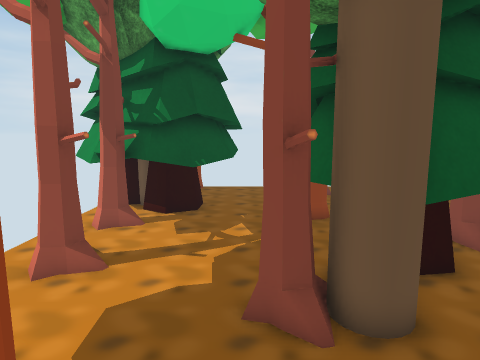
[1] (above)

24 first-person views from a walk through a scene from a Unity 3-D project. The camera is 1.5 m above the floor, tilts 8° down and sees 75° across. The floor is counted in squares, 0.47 m on a side. Each view is taken from the middle of a square. On the plan, view 1 faces up. The plan holds only what a view shows up to about 20 squares ahead; the rest is blank. The place goes on beyond the plan. Some trees and plants on the terrain are drawn as simple stand-ins. The player character is not drawn.

[2]
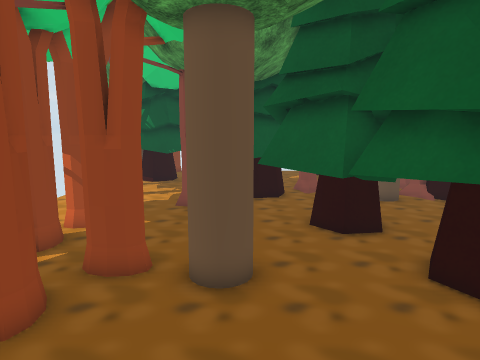

[3]
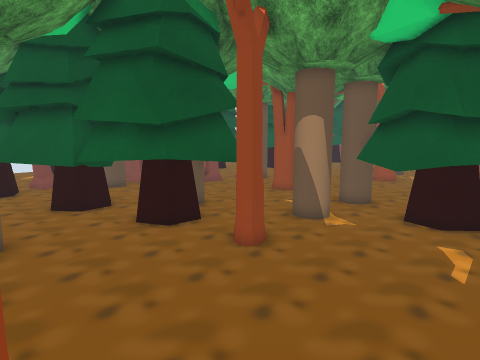

[4]
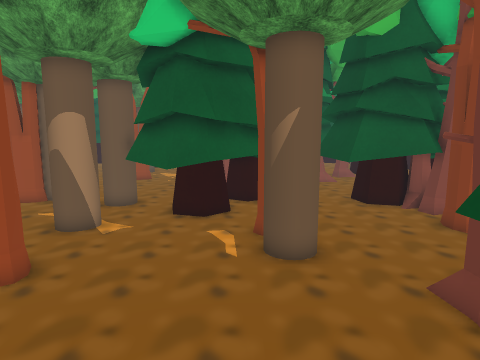

[5]
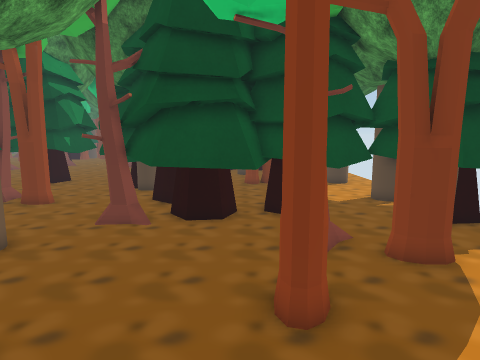

[6]
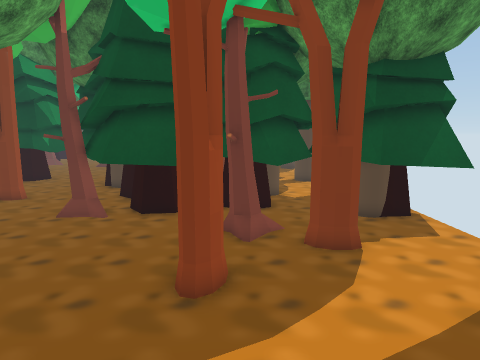

[7]
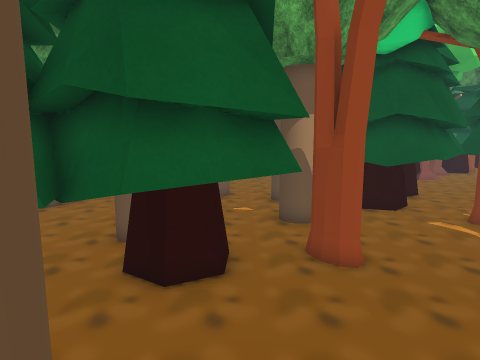

[8]
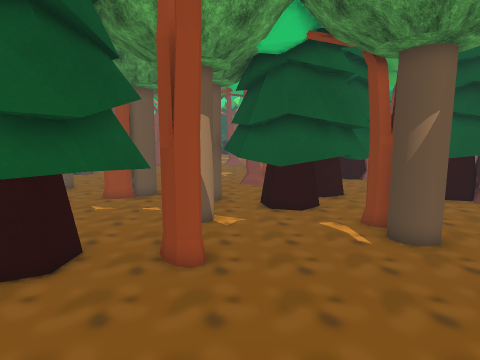

[9]
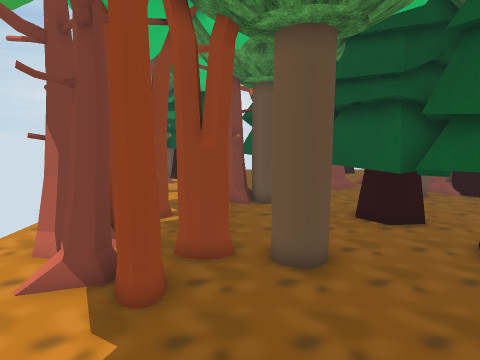

[10]
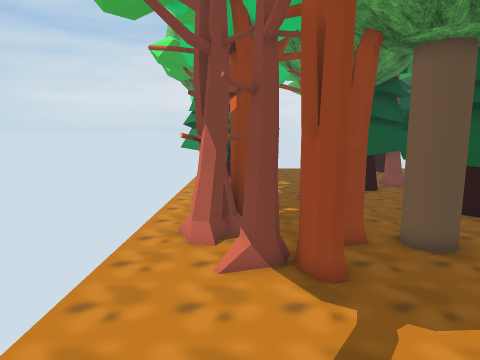

[11]
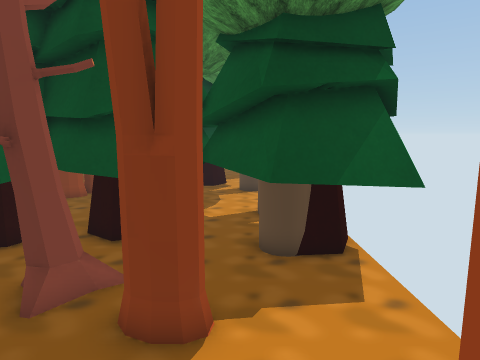

[12]
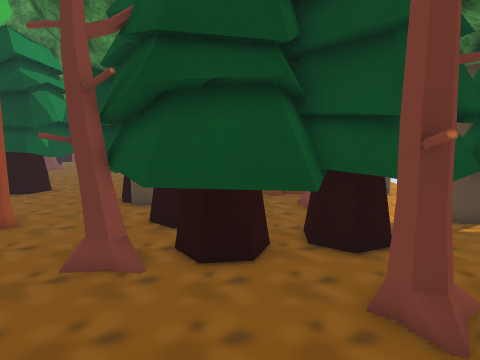

[13]
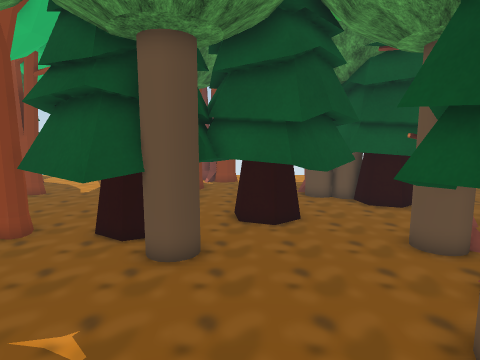

[14]
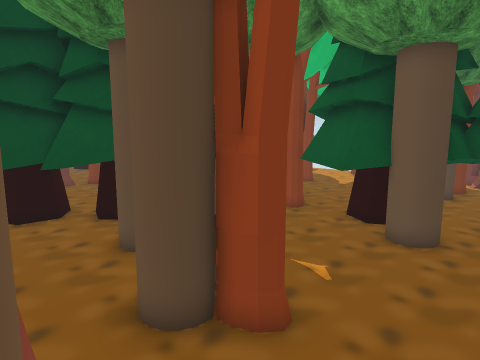

[15]
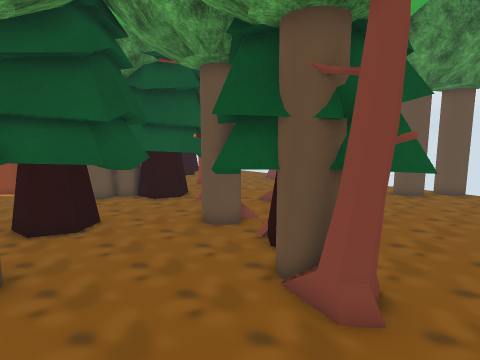

[16]
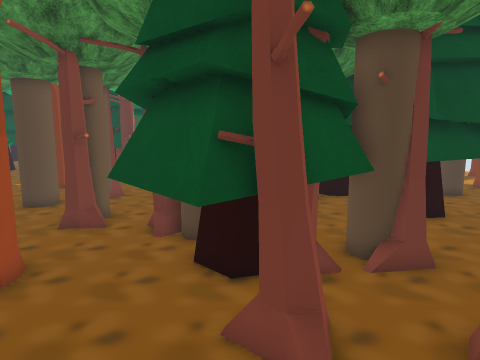

[17]
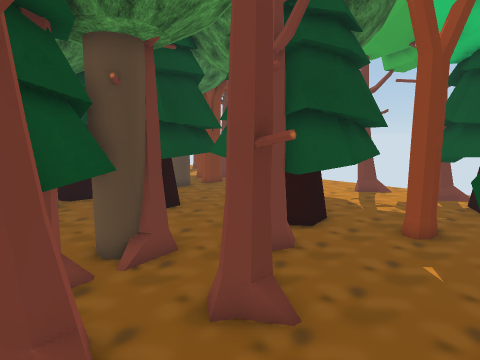

[18]
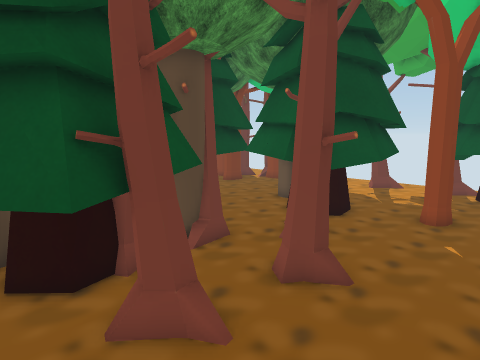

[19]
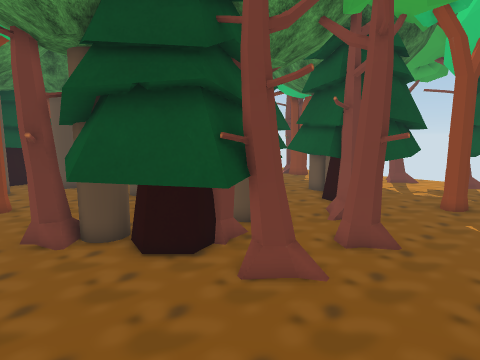

[20]
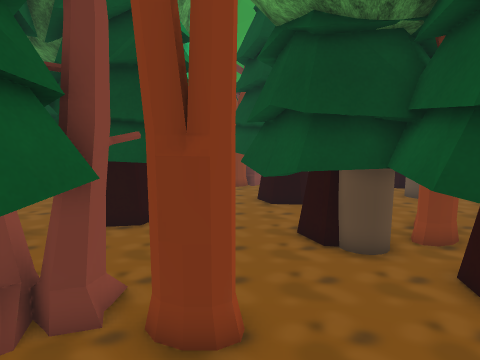

[21]
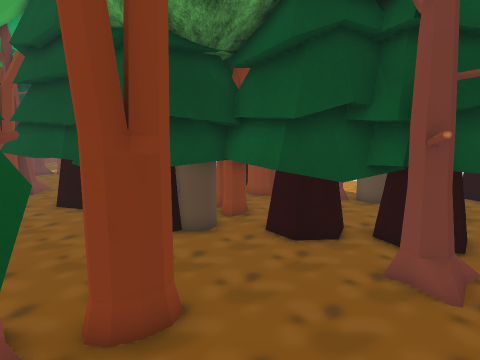

[22]
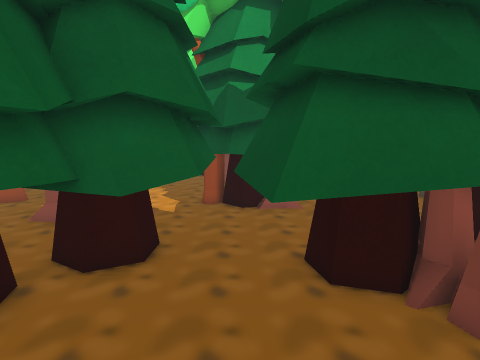

[23]
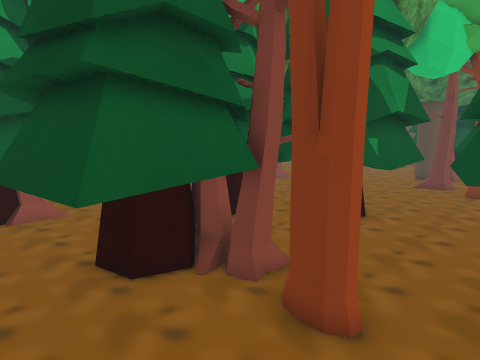

[24]
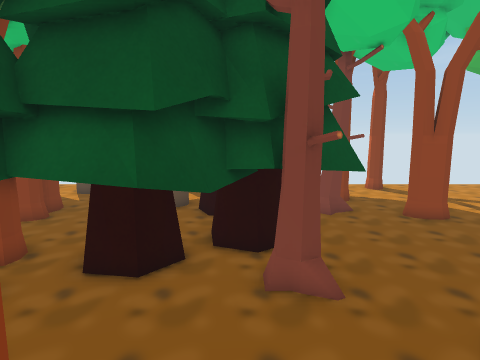

### Floor plan
Key: @ floor where view 1 was taken; # wall or solid block; x gap in a wall; . floor; T tree; O other object.
Columns run from 8 left of view 1 to 21 right of it. Each row starts with its distance up from view 1.
 20     OO
 19       O...            TTT
 18       ....           TT...
 17        ...  TT       TT...
 16  T      ..           .....
 15 TTT    TT.           ..... .
 14  TTTT  TT........TT.......
 13   T   TTT..T..............
 12   TTTTTTT.#T......T.......
 11   .TTTT...TTTT....T..T.....
 10    .T.....TTTTTT....TTTT...
  9   ....... TTTTTT... TTTTT..TT
  8   .TT....TT  TTT..TTTTTTTT.T
  7   .TTT...TTTTTTT.TTTTT TTT...
  6   .......TTTTTT...TTTTTTTT....
  5   ......TTTTTTTTT...TTTTTT.TT.
  4   .......T...TTTTT...TTTTT.TT.
  3   ....T.....TTTTTTT........TTT
  2   ...#T.....TTT TTT.........T.
  1   ...T......TTTTTTT...........
  0   ..TTT.@....TTTTTTT.........T
 -1   .TTT..T.TT.TTTTTTT.....#...T
 -2   ..TTTTTTTT.TTTTTTTT....TT..T
 -3   ...TTT..TT..TTTTTTT....TTT..
 -4   ....#T......TTTTTT..........
 -5   ............TTTTT...........
 -6   ...............#T.TTT.TT....
 -7   ..............TT..TT.TTT....
 -8   ...................TTTTT....
 -9    T.................TTTTTT...
-10   xT......T.........TTTT TTT
-11    ......TT.........TTTT TTT
-12   ...................TTTTTTT
-13   ....T..T........TTT.TTTTTT
-14   TTT....T........TT  ..TTTT
-15  TTTTT...TTTTTT.........TTTTT
-16  TTTTTTTTTTTTTTTTT.....TTTTT.
-17 TTTTTTTTTTTTTTTTT......TTTTT
-18 TT  TTTTTTTT TTTT......TTTT
-19      TT  T  TTTTTT..TTTTT
-20    TT   TT     TTT..#TTTTT
-21    TT..TT      TTT....TTT
-22     ...TTO.    TTTTT....TTTT
-23     ...OOO..  TTTTTT.....TTTTT
-24    ..........TTTTTTTT..TTTTT
-25    ..........TT   TTT.TTTTTT
-26    .TT  TTTT.TT     ..TTTTTT
-27    .TT TTT#T...     .TTT
-28        T           TTTT   TOO

Positions as (right, up) in squares from view 1, and headings:
1: (0, 0), facing up
2: (3, -9), facing up
3: (2, -13), facing up-right
4: (2, -12), facing right
5: (3, -5), facing down
6: (1, -4), facing down
7: (1, -4), facing right
8: (1, -8), facing right
9: (1, -10), facing up
10: (-3, -11), facing up
11: (-3, -8), facing down
12: (4, -9), facing down
13: (19, 1), facing left
14: (21, 2), facing down-left
15: (19, -1), facing up-left
16: (14, 15), facing down
17: (14, 15), facing down-left
18: (16, 15), facing down-left
19: (19, 15), facing down-left
20: (12, -15), facing down
21: (15, -15), facing down-left
22: (10, -16), facing right
23: (10, -15), facing down-right
24: (14, -18), facing left
